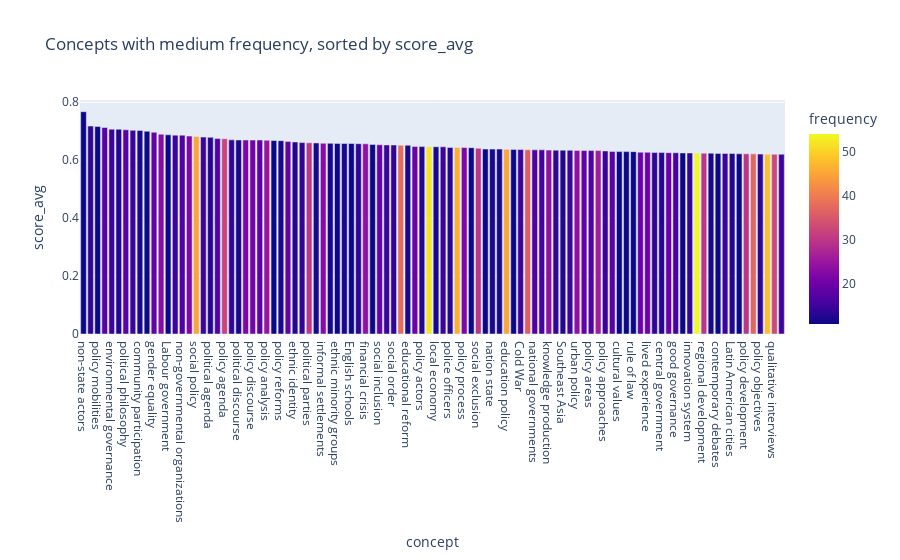

The cell this chart's notebook holds for it:
### Markdown cell above
### 4.3 Solution 2: prefiltering by `frequency` and sorting by `score_avg`

This method also allows to isolate interesting concepts, even if they are not very frequently appearing in our dataset.

### Code cell
temp = concepts_unique.query("frequency > 10 & frequency < 100").sort_values(["score_avg", "frequency"], ascending=False)

px.bar(temp[:100], 
       title="Concepts with medium frequency, sorted by score_avg",
       x="concept", y="score_avg", 
       height=600,
       color="frequency")

### Figure 1 — Plotly figure (JSON) as saved in the notebook; plotly's stock layout.template omitted (floating-point values rounded to 4 significant figures)
{"data": [{"alignmentgroup": "True", "hovertemplate": "concept=%{x}<br>score_avg=%{y}<br>frequency=%{marker.color}<extra></extra>", "legendgroup": "", "marker": {"color": [11, 14, 11, 18, 15, 13, 18, 15, 12, 11, 19, 23, 11, 15, 17, 22, 45, 15, 13, 17, 32, 14, 12, 22, 21, 18, 25, 11, 12, 19, 13, 14, 30, 12, 23, 12, 11, 12, 11, 14, 24, 11, 19, 15, 14, 38, 12, 20, 13, 52, 12, 15, 13, 46, 22, 11, 30, 11, 12, 12, 45, 11, 15, 36, 17, 16, 24, 14, 13, 15, 24, 19, 17, 26, 15, 18, 11, 11, 11, 20, 20, 14, 13, 20, 16, 11, 14, 54, 30, 12, 11, 15, 13, 11, 30, 37, 14, 48, 33, 15], "coloraxis": "coloraxis"}, "name": "", "offsetgroup": "", "orientation": "v", "showlegend": false, "textposition": "auto", "type": "bar", "x": ["non-state actors", "global financial crisis", "policy mobilities", "Sustainable Development Goals", "environmental governance", "political change", "political philosophy", "climate change adaptation", "community participation", "party politics", "gender equality", "welfare state", "Labour government", "political ecology", "non-governmental organizations", "political system", "social policy", "development policies", "political agenda", "political institutions", "policy agenda", "urban politics", "political discourse", "housing policy", "policy discourse", "policy framework", "policy analysis", "political scientists", "policy reforms", "political participation", "ethnic identity", "policy documents", "political parties", "higher education institutions", "informal settlements", "environmental justice", "ethnic minority groups", "political thought", "English schools", "domestic violence", "financial crisis", "political representation", "social inclusion", "social cohesion", "social order", "civil society", "educational reform", "policy changes", "policy actors", "local governments", "local economy", "change adaptation", "police officers", "power relations", "policy process", "demographic transition", "social exclusion", "urban fabric", "nation state", "inclusive education", "education policy", "socio-economic position", "Cold War", "government policy", "national governments", "inner city", "knowledge production", "income inequality", "Southeast Asia", "planning policies", "urban policy", "social construction", "policy areas", "urban change", "policy approaches", "Soviet Union", "cultural values", "state policies", "rule of law", "middle class", "lived experience", "minority groups", "central government", "urban governance", "good governance", "social welfare", "innovation system", "economic growth", "regional development", "social determinants", "contemporary debates", "capability approach", "Latin American cities", "women's rights", "policy development", "social justice", "policy objectives", "qualitative research", "qualitative interviews", "education institutions"], "xaxis": "x", "y": [0.7673, 0.7177, 0.7162, 0.7128, 0.707, 0.7068, 0.705, 0.703, 0.7028, 0.6999, 0.6964, 0.6898, 0.6876, 0.6865, 0.6864, 0.6832, 0.6819, 0.6798, 0.679, 0.6747, 0.6741, 0.6702, 0.6698, 0.6697, 0.6695, 0.6695, 0.6687, 0.6679, 0.6674, 0.6648, 0.6628, 0.6607, 0.6601, 0.6595, 0.6584, 0.658, 0.658, 0.6578, 0.6576, 0.6569, 0.6564, 0.6544, 0.6531, 0.6528, 0.6523, 0.6517, 0.6514, 0.6473, 0.647, 0.6465, 0.6464, 0.6462, 0.6441, 0.644, 0.6437, 0.6432, 0.6412, 0.6385, 0.6383, 0.6383, 0.6378, 0.6371, 0.6368, 0.636, 0.6358, 0.6357, 0.6348, 0.6346, 0.6345, 0.6343, 0.6337, 0.6332, 0.6332, 0.6331, 0.6319, 0.6304, 0.6296, 0.6295, 0.6295, 0.6276, 0.6271, 0.6264, 0.6262, 0.626, 0.6257, 0.625, 0.6248, 0.6247, 0.6243, 0.6242, 0.6234, 0.6233, 0.6232, 0.622, 0.622, 0.6218, 0.621, 0.6207, 0.6206, 0.6206], "yaxis": "y"}], "layout": {"autosize": true, "barmode": "relative", "coloraxis": {"colorbar": {"title": {"text": "frequency"}}, "colorscale": [[0, "#0d0887"], [0.1111, "#46039f"], [0.2222, "#7201a8"], [0.3333, "#9c179e"], [0.4444, "#bd3786"], [0.5556, "#d8576b"], [0.6667, "#ed7953"], [0.7778, "#fb9f3a"], [0.8889, "#fdca26"], [1, "#f0f921"]]}, "legend": {"tracegroupgap": 0}, "title": {"text": "Concepts with medium frequency, sorted by score_avg"}, "xaxis": {"anchor": "y", "autorange": true, "domain": [0, 1], "range": [-0.5, 99.5], "title": {"text": "concept"}, "type": "category"}, "yaxis": {"anchor": "x", "autorange": true, "domain": [0, 1], "range": [0, 0.8077], "title": {"text": "score_avg"}, "type": "linear"}}}
